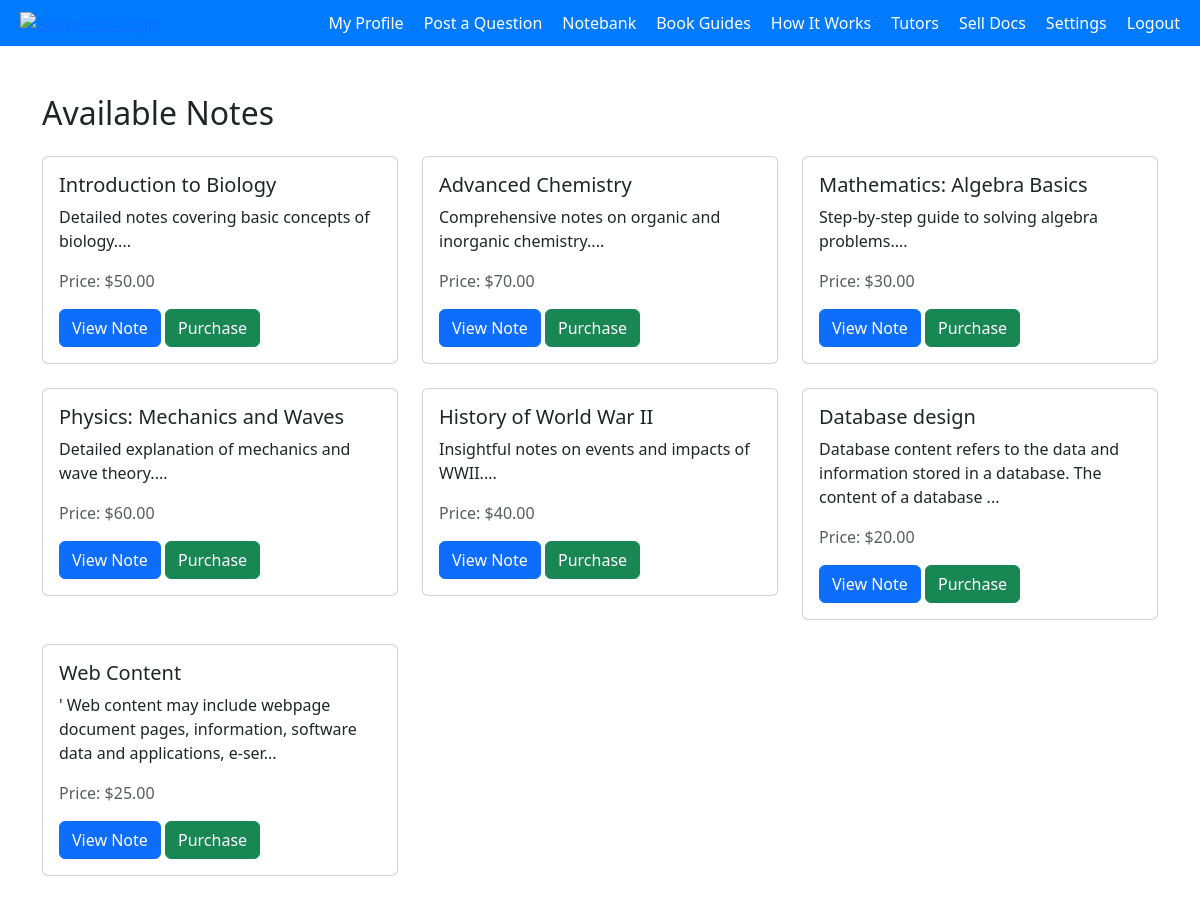
Page /studypool_clone/noteBank.php on the committed database.
### tables this page shows
CREATE TABLE `notes` (
  `id` int(11) NOT NULL,
  `title` varchar(255) NOT NULL,
  `content` text NOT NULL,
  `user_id` int(11) NOT NULL,
  `created_at` datetime DEFAULT current_timestamp(),
  `subject` varchar(100) NOT NULL,
  `fee` decimal(10,2) NOT NULL
);

### studypool_clone/noteBank.php (the view, shortened to what this page needs)
<!DOCTYPE html>
<html lang="en">
<head>
    <link href="https://cdn.jsdelivr.net/npm/bootstrap@5.3.0/dist/css/bootstrap.min.css" rel="stylesheet">
</head>
<body>
<div class="navbar">
    <a href="dashboard.php">
        <img src="https://www.studypool.com/images/logo.png" width="150px" alt="Study Pool Logo">
    </a>
    <div class="menu">
        <a href="myProfile.php">My Profile</a>
        <a href="postQuestion.php">Post a Question</a>
        <a href="noteBank.php">Notebank</a>
        <a href="bookGuides.php">Book Guides</a>
        <a href="howItWorks.php">How It Works</a>
        <a href="myTutors.php">Tutors</a>
        <a href="sellDocs.php">Sell Docs</a>
        <a href="settings.php">Settings</a>
        <a href="signout.php">Logout</a>
    </div>
</div>
    <div class="container mt-5">
        <h2 class="mb-4">Available Notes</h2>
        <div class="row">
            <?php
            $conn = new mysqli("localhost:3307", "root", "", "studypool_clone");
            $sql = "SELECT * FROM notes";
            $result = $conn->query($sql);
            if ($result->num_rows > 0) {
                while ($row = $result->fetch_assoc()) {
                    ?>
                    <div class="col-md-4">
                        <div class="card mb-4">
                            <div class="card-body">
                                <h5 class="card-title"><?php echo htmlspecialchars($row['title']); ?></h5>
                                <p class="card-text"><?php echo htmlspecialchars(substr($row['content'], 0, 100)) . '...'; ?></p>
                                <p class="text-muted">Price: $<?php echo htmlspecialchars($row['fee']); ?></p>
                                <a href="viewNote.php?id=<?php echo $row['id']; ?>" class="btn btn-primary">View Note</a>
                                <a href="purchaseNote.php?id=<?php echo $row['id']; ?>" class="btn btn-success">Purchase</a>
                            </div>
                        </div>
                    </div>
                    <?php
                }
            } else {
                echo "<p class='text-center'>No notes available.</p>";
            }
            ?>
        </div>
    </div>
</body>
</html>

### studypool_clone/noteBank.php (style rules this page uses)
.navbar { display: flex; justify-content: space-between; background-color: #007bff; padding: 10px 20px; align-items: center; }
.navbar img { height: 50px; }
.menu { display: flex; gap: 20px; }
.menu a { color: white; text-decoration: none; }

### rows in the picture
notes: title "Introduction to Biology", content "Detailed notes covering basic concepts of biology.", fee "50.00"
notes: title "Advanced Chemistry", content "Comprehensive notes on organic and inorganic chemistry.", fee "70.00"
notes: title "Mathematics: Algebra Basics", content "Step-by-step guide to solving algebra problems.", fee "30.00"
notes: title "Physics: Mechanics and Waves", content "Detailed explanation of mechanics and wave theory.", fee "60.00"
notes: title "History of World War II", content "Insightful notes on events and impacts of WWII.", fee "40.00"
notes: title "Database design", content "Database content refers to the data and information stored in a database. The content of a database", fee "20.00"
notes: title "Web Content", content "' Web content may include webpage document pages, information, software data and applications, e-ser", fee "25.00"
